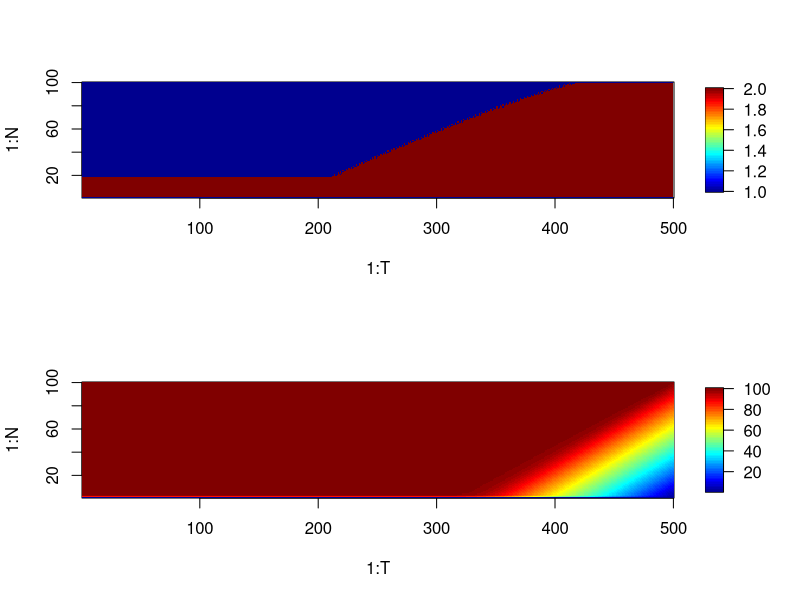

Here is the R script that generated this plot:
### Script to illustrate dynamic programming: Risk sensitive investment

### State space: 1..N, the value of a portfolio
### Control: Choose between a safe investment and a risky one.

### Objective: Maximize expected utility


### Number of states
N <-100

### Number of time steps (years)
T <- 500

### Utility function
h <- function(x) (x) # (log(x)+1)

### Mean and mean square of gains in risky and safe strategies

EVtab <-list(c(0.2,0.3),c(0.6,0.8))

Moments2probs <- function(EX,EX2=NULL) 
    {
        if(is.null(EX2))
            {
                EX2 <- EX[2]
                EX <- EX[1]
            }
        
        solve(matrix(c(1,-1,1,1,0,0,1,1,1),c(3,3)),c(1,EX,EX2))
    }

probs2gen <- function(pvec)
    {
        P <- array(0,c(N,N))
        for(i in 1:(N-1))
            {
                P[i,i+1] <- pvec[3]
                P[i+1,i] <- pvec[1]
            }
        P[1,2] <- 0
        P[N,N-1] <- 0
        P <- P + diag(1-apply(P,1,sum))
                
    }

PU <- lapply(EVtab,function(asdf)probs2gen(Moments2probs(asdf)))

print(lapply(PU,max))
print(lapply(PU,min))

### Backward

U <- V <- array(NA,c(N,T))
V[,T] <- h(1:N)

for(t in (T-1):1)
    {
        VU <- do.call("cbind",lapply(PU,function(P) P %*% V[,t+1]))
        U[,t] <- apply(VU,1,which.max)
        V[,t] <- apply(VU,1,max)
    }

require(fields)

par(mfrow=c(2,1))
image.plot(1:T,1:N,t(U))
image.plot(1:T,1:N,t(V))
